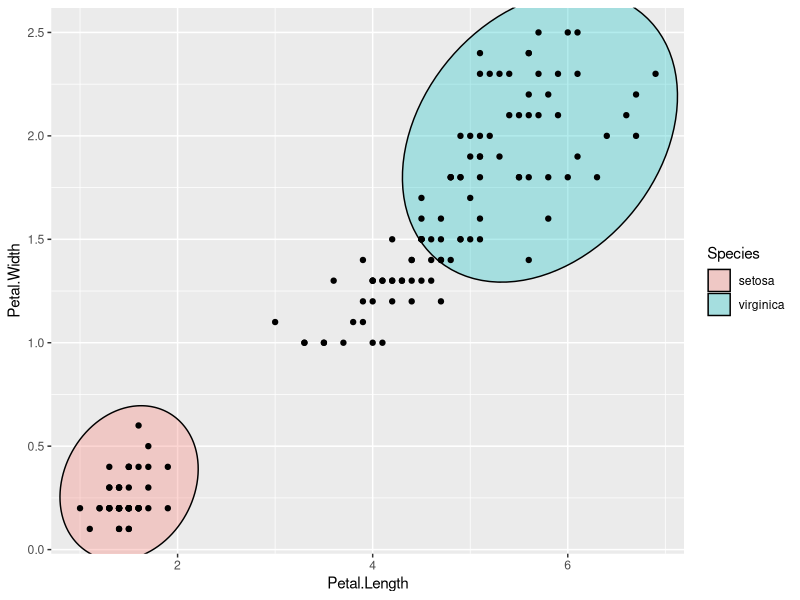
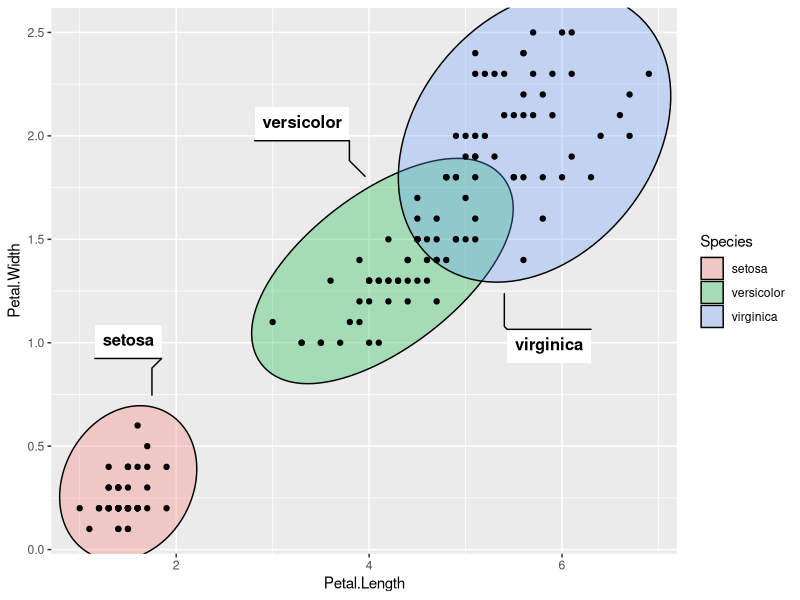
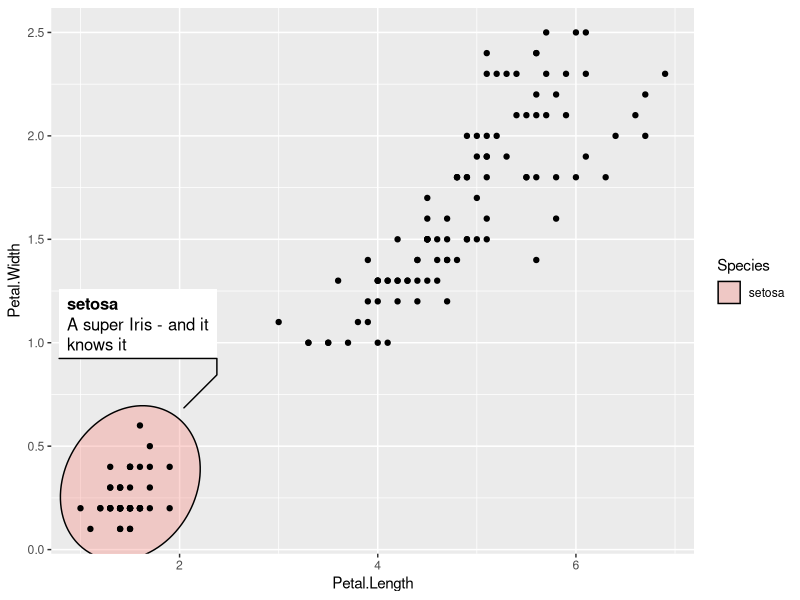
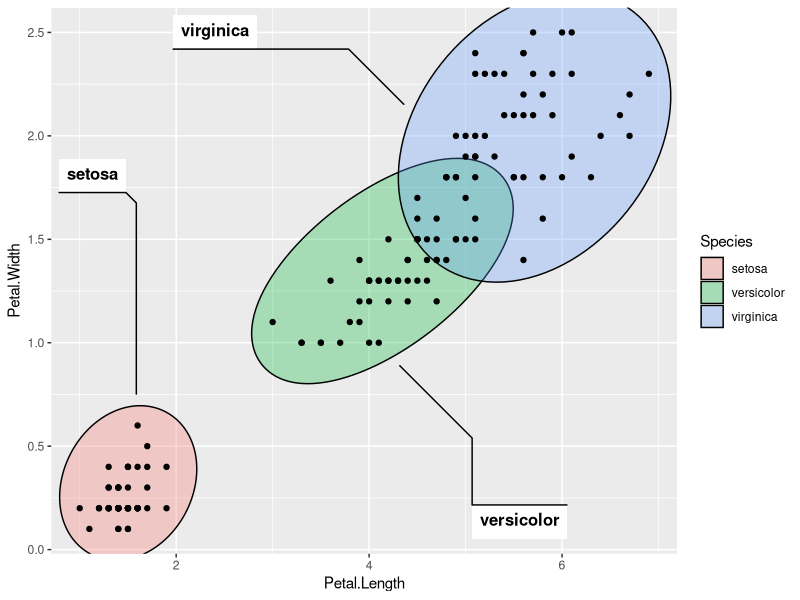
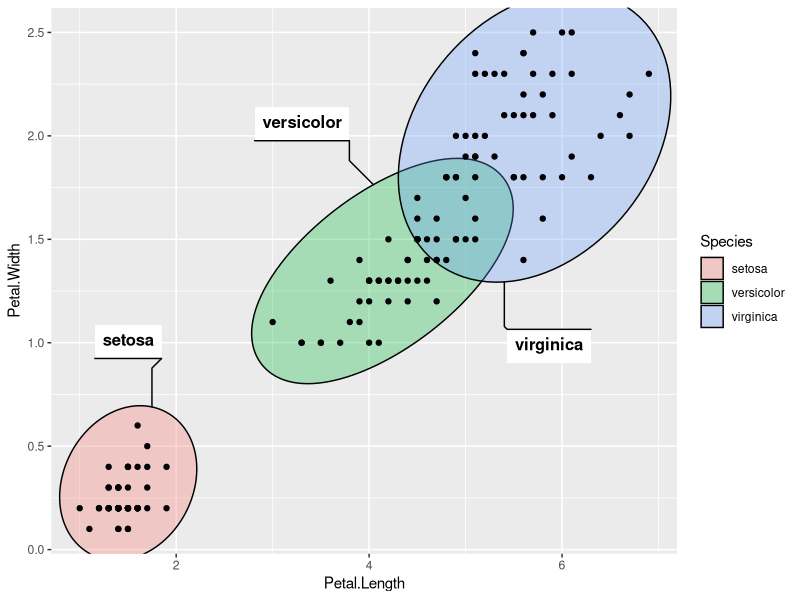

The R source for these figures, in order:
library(ggforce)


### Name: geom_mark_ellipse
### Title: Annotate areas with ellipses
### Aliases: geom_mark_ellipse

### ** Examples

ggplot(iris, aes(Petal.Length, Petal.Width)) +
  geom_mark_ellipse(aes(fill = Species, filter = Species != 'versicolor')) +
  geom_point()

# Add annotation
ggplot(iris, aes(Petal.Length, Petal.Width)) +
  geom_mark_ellipse(aes(fill = Species, label = Species)) +
  geom_point()

# Long descriptions are automatically wrapped to fit into the width
iris$desc <- c(
  'A super Iris - and it knows it',
  'Pretty mediocre Iris, but give it a couple of years and it might surprise you',
  "You'll never guess what this Iris does every Sunday"
)[iris$Species]

ggplot(iris, aes(Petal.Length, Petal.Width)) +
  geom_mark_ellipse(aes(fill = Species, label = Species, description = desc,
                        filter = Species == 'setosa')) +
  geom_point()

# Change the buffer size to move labels farther away (or closer) from the
# marks
ggplot(iris, aes(Petal.Length, Petal.Width)) +
  geom_mark_ellipse(aes(fill = Species, label = Species),
                    label.buffer = unit(40, 'mm')) +
  geom_point()

# The connector is capped a bit before it reaches the mark, but this can be
# controlled
ggplot(iris, aes(Petal.Length, Petal.Width)) +
  geom_mark_ellipse(aes(fill = Species, label = Species),
                    con.cap = 0) +
  geom_point()
